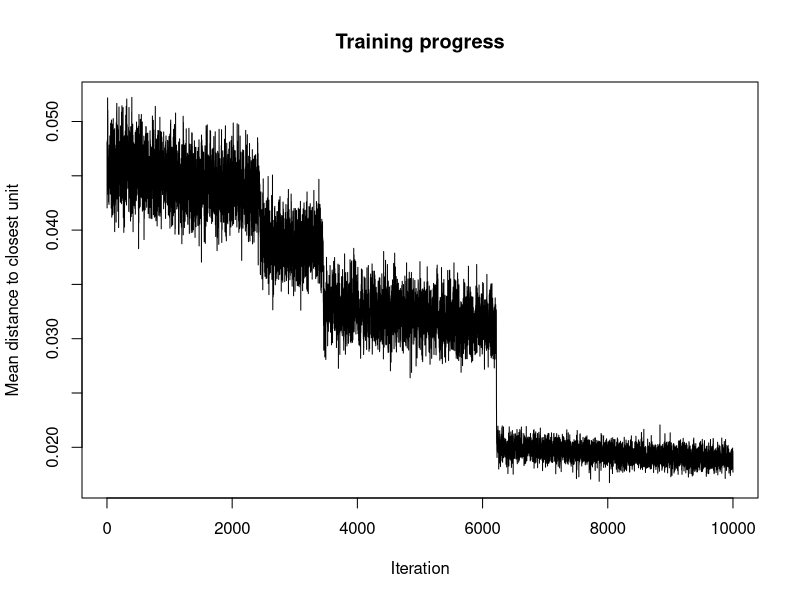
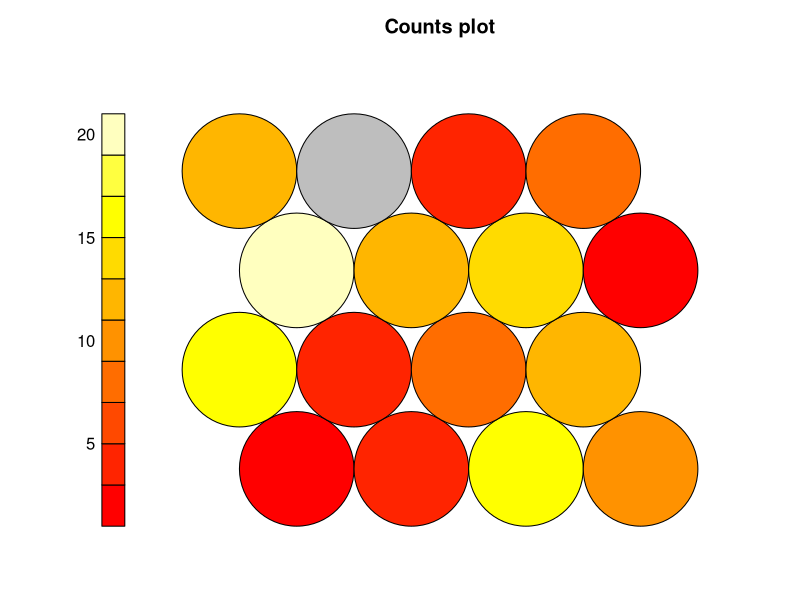
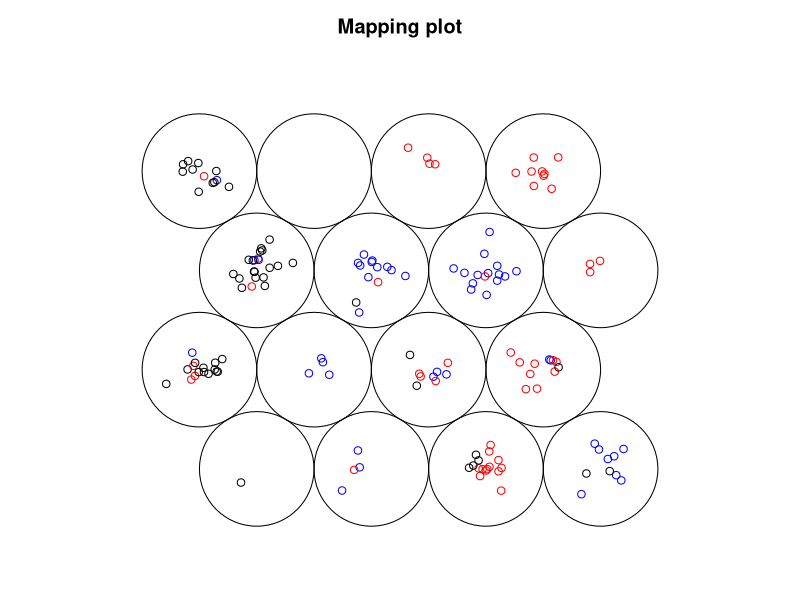
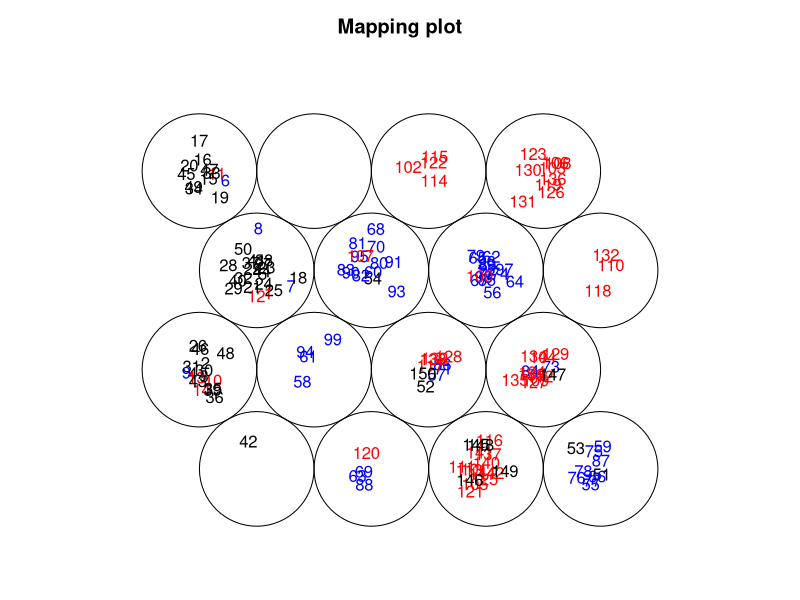
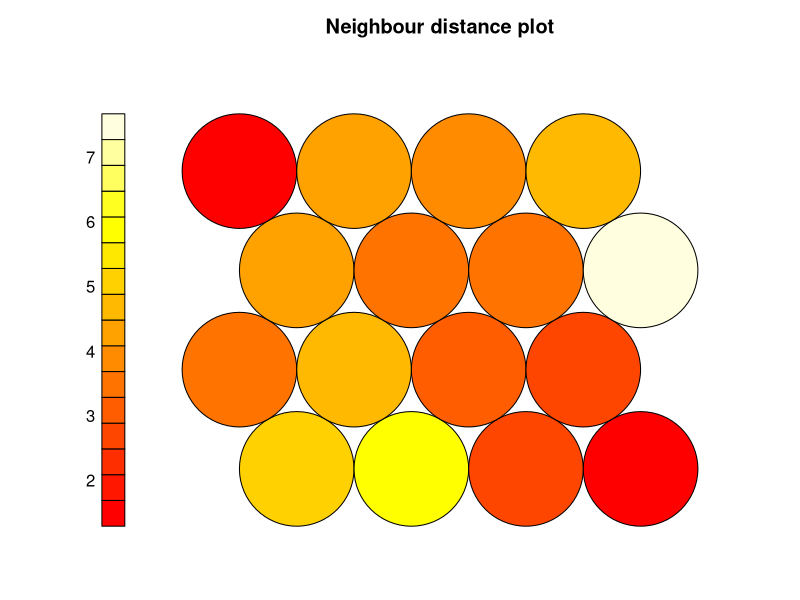
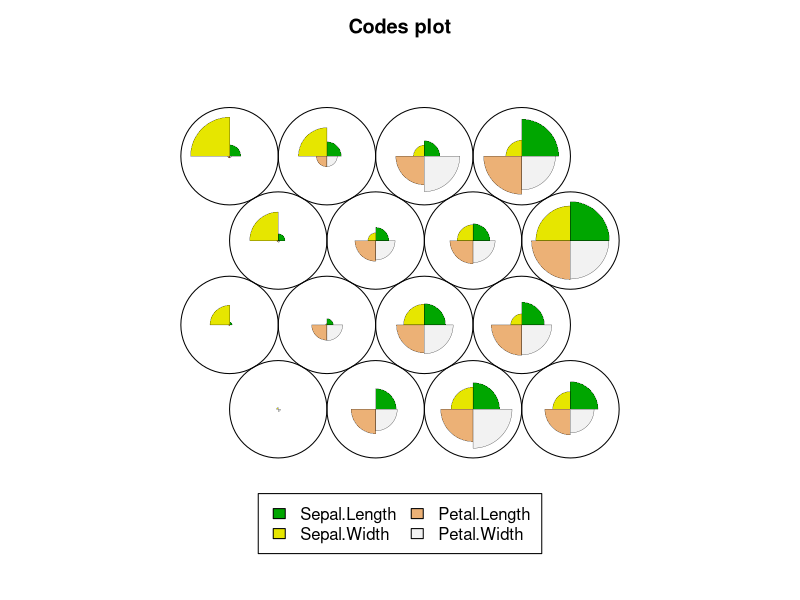
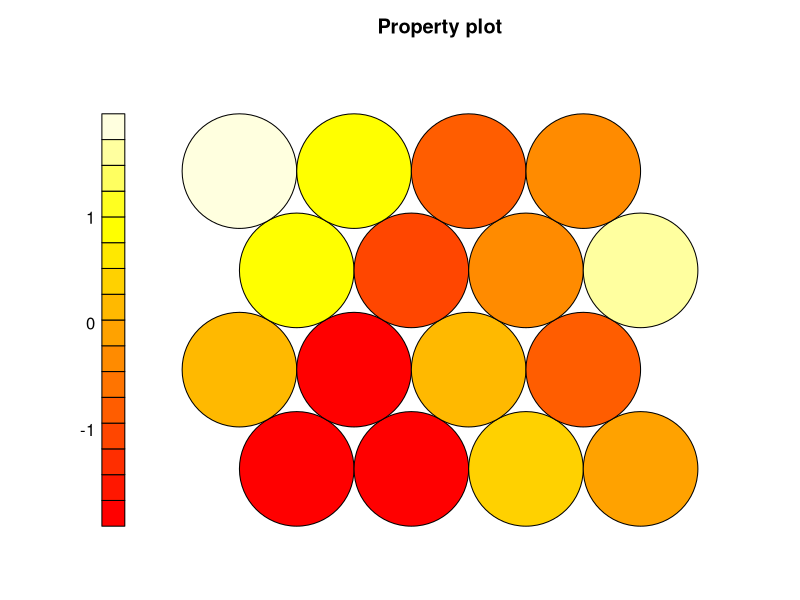
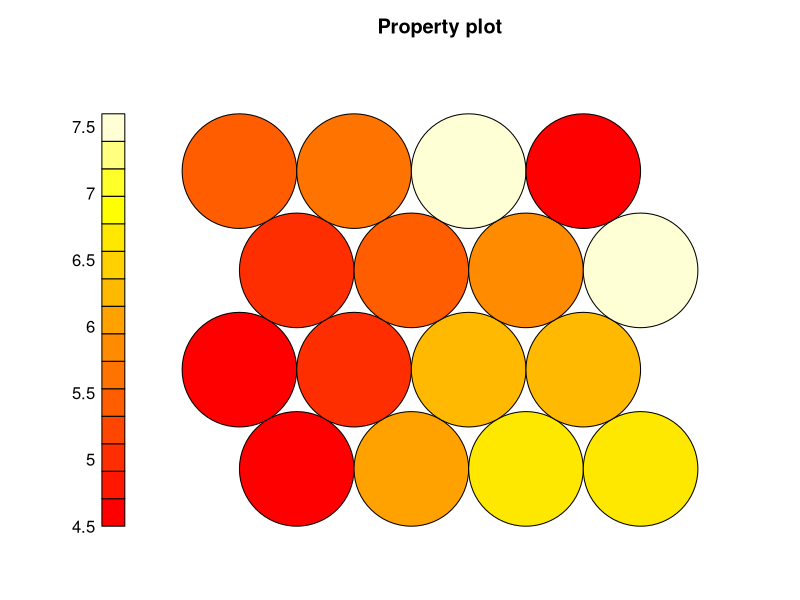

These figures' R source, in order:
library(kohonen)
set.seed(44)
# IRIS dataset

# (nice to check accuracy by color code)
# Remove duplicates in data:
iris_unique <- unique(iris)
data <- as.matrix(scale(iris_unique[,1:4]))

# For plotting evaluation against colorcode # category (~ classification solution) 
row_label <- as.factor(rownames(data)) 
colors <- c("red", "black", "blue")
colors <- colors[as.numeric(iris$Species)]
data_train_matrix <- as.matrix(scale(data))
# Define the neuronal grid
som_grid <- somgrid(xdim = 4, ydim = 4,
                    topo="hexagonal")
# Train the model
som_model <- som(data_train_matrix,
                 grid=som_grid,
                 rlen=10000,
                 alpha=c(0.5,0.001),
                 keep.data = TRUE)

# Check training progress
plot(som_model, type="changes")

# Check how many samples are mapped to each # node on the map. (5-10 samples per node) 
plot(som_model, type="count") 
plot(som_model, type="mapping",col=colors[row_label])
plot(som_model, type="mapping",
     labels = (rownames(data)),
     col=colors[row_label])


# U-Matrix: measure of distance between each node and its neighbours. 
# (Euclidean distance between weight vectors of neighboring neurons) 
# Can be used to identify clusters/boundaries within the SOM map.
# Areas of low neighbour distance ~ groups of nodes that are similar. 
plot(som_model, type="dist.neighbours")
# Codes / Weight vectors: representative of the samples mapped to a node. 
# highlights patterns in the distribution of samples and variables. 
plot(som_model, type="codes")
# Heatmaps: identify interesting areas on the map.
# Visualise the distribution of a single variable (defined in [,x])
# across the map
# colnames(data) 
# to check index to put in [,x]
plot(som_model, type = "property", property = getCodes(som_model, 1)[,2]) 
# → Make a loop over all the variables ?
# Same as above but with original, unscaled data (can also be useful)
var_unscaled <- aggregate(as.numeric(iris_unique[,1]),
                          by=list(som_model$unit.classif),FUN=mean, simplify=TRUE)[,2]
plot(som_model, type = "property",property=var_unscaled)
# Clustering: isolate groups of samples with similar metrics
tree <- as.dendrogram(hclust(dist(as.numeric(unlist(som_model$codes)))))
plot(tree, ylab = "Height (h)")
# Cut the tree somewhere based on the above tree
som_cluster <- cutree(hclust(dist(as.numeric(unlist(som_model$codes)))), h=2) 
# k groups or at h hight
# Visualize mapping based on HC
pretty_palette <- c("#1f77b4", '#ff7f0e', '#2ca02c', '#d62728',
                    '#9467bd', '#8c564b', '#e377c2')
plot(som_model, type="mapping",labels = (rownames(data)),
     bgcol = pretty_palette[som_cluster], col=colors[row_label])
add.cluster.boundaries(som_model,som_cluster)
